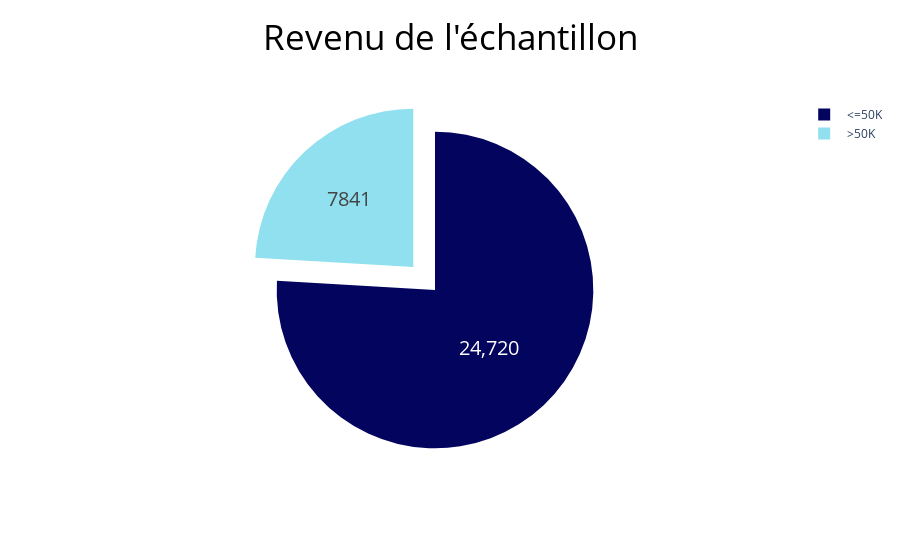

Write notebook code for a chart like this one.
### Code cell
#N'oubliez pas la variable cible
from plotly.offline import init_notebook_mode
init_notebook_mode(connected=True)

#from plotly.offline import iplot
import plotly.graph_objects as go

label = train["income"].value_counts().index
valeurs = train["income"].value_counts().values
colors = ['#03045E','#90E0EF']

# Création de l'object graphique
fig = go.Figure()

# Ajout d'une trace
fig.add_trace(go.Pie(
    labels = label,
    values = valeurs,
    pull=[0, 0.2] #Pour mettre en avant un label 
))

fig.update_layout(
    title_text="Revenu de l'échantillon",
    title_font = dict(size = 35, color = "black"),
    title_x = 0.5,
)

fig.update_traces(
    hoverinfo='label+percent', # Affichage du label et de la fréquence au moment du passage de la souris
    textinfo='value',  #  Affichage du la valeur des tranches
    textfont_size=20, # Taille du textinfo
    marker=dict(colors=colors) # Couleur des label
)

fig.show()

### Figure 1 — Plotly figure (JSON) as saved in the notebook; plotly's stock layout.template omitted (floating-point values rounded to 4 significant figures)
{"data": [{"hoverinfo": "label+percent", "labels": [" <=50K", " >50K"], "marker": {"colors": ["#03045E", "#90E0EF"]}, "pull": [0, 0.2], "textfont": {"size": 20}, "textinfo": "value", "type": "pie", "values": [24720, 7841]}], "layout": {"title": {"font": {"color": "black", "size": 35}, "text": "Revenu de l'échantillon", "x": 0.5}}}
